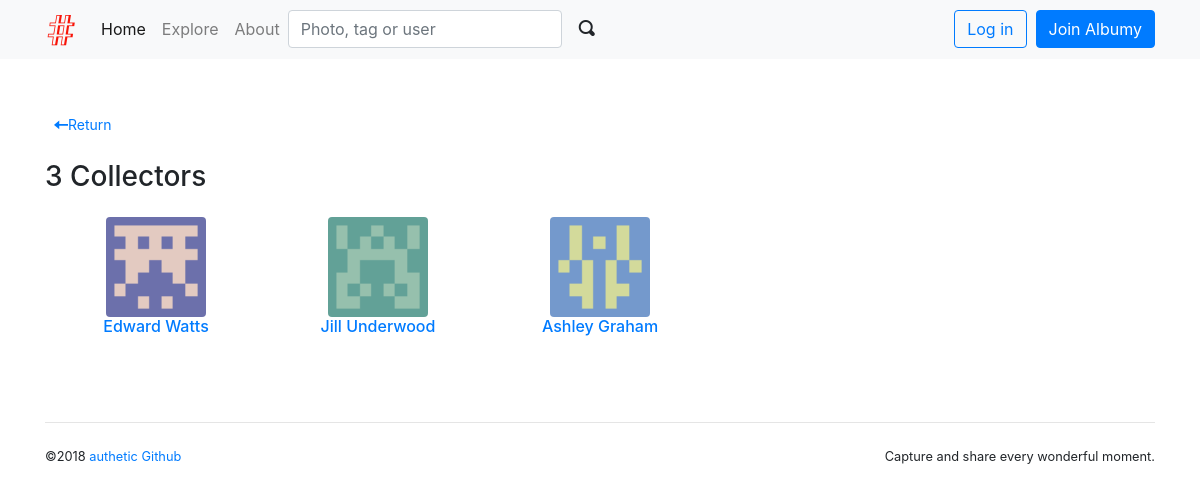
Screenshot of /photo/19/collectors with the database file from the repository.
### albumy/models.py (models this page shows, shortened)
class Collect(db.Model):
    collector_id = db.Column(db.Integer, db.ForeignKey('user.id'), primary_key=True)
    collected_id = db.Column(db.Integer, db.ForeignKey('photo.id'), primary_key=True)
    timestamp = db.Column(db.DateTime, default=datetime.utcnow)
    collector = db.relationship('User', back_populates='collections', lazy='joined')
    collected = db.relationship('Photo', back_populates='collectors', lazy='joined')

@whooshee.register_model('username', 'name')
class User(db.Model, UserMixin):
    id = db.Column(db.Integer, primary_key=True)
    username = db.Column(db.String(20), unique=True, index=True)
    email = db.Column(db.String(254), unique=True, index=True)
    password_hash = db.Column(db.String(128))
    name = db.Column(db.String(30))
    website = db.Column(db.String(255))
    bio = db.Column(db.String(120))
    location = db.Column(db.String(50))
    member_since = db.Column(db.DateTime, default=datetime.utcnow)
    confirmed = db.Column(db.Boolean, default=False)
    avatar_s = db.Column(db.String(64))
    avatar_m = db.Column(db.String(64))
    avatar_l = db.Column(db.String(64))
    avatar_raw = db.Column(db.String(64))
    receive_comment_notification = db.Column(db.Boolean, default=True)
    receive_follow_notification = db.Column(db.Boolean, default=True)
    receive_collect_notification = db.Column(db.Boolean, default=True)
    show_collections = db.Column(db.Boolean, default=True)
    locked = db.Column(db.Boolean, default=False)
    active = db.Column(db.Boolean, default=True)
    role_id = db.Column(db.Integer, db.ForeignKey('role.id'))
    role = db.relationship('Role', back_populates='users')
    photos = db.relationship('Photo', back_populates='author', cascade='all')
    collections = db.relationship('Collect', back_populates='collector', cascade='all')
    following = db.relationship('Follow', foreign_keys=[Follow.follower_id], back_populates=
                                'follower', lazy='dynamic', cascade='all')
    followers = db.relationship('Follow', foreign_keys=[Follow.followed_id], back_populates=
                                'followed', lazy='dynamic', cascade='all')
    notifications = db.relationship('Notification', back_populates='receiver',
                                    cascade='all')

### albumy/blueprints/main.py (the view)
@main_bp.route('/photo/<int:photo_id>/collectors')
def show_collectors(photo_id):
    photo = Photo.query.get_or_404(photo_id)
    page = request.args.get('page', 1, type=int)
    per_page = current_app.config['ALBUMY_USER_PER_PAGE']
    pagination = Collect.query.with_parent(photo).order_by(Collect.timestamp.asc()).paginate(
                                                page, per_page)
    collects = pagination.items
    return render_template('main/collectors.html', collects=collects, photo=photo, pagination=pagination)

### albumy/__init__.py (called while the page is built)
def register_template_context(app):
    @app.context_processor
    def make_template_context():
        if current_user.is_authenticated:
            notification_count = Notification.query.with_parent(current_user).filter_by(is_read=False).count()
        else:
            notification_count = None
        return dict(notification_count=notification_count)

### albumy/templates/main/collectors.html (shortened to what this page needs)
{% extends 'base.html' %}
{% from 'bootstrap/pagination.html' import render_pagination %}
{% from 'macros.html' import user_card with context %}
{% block content %}
    <div class="page-header">
        <div class="row">
            <div class="col-md-12">
                <a class="btn btn-default btn-sm" href="{{ url_for('main.show_photo',
                        photo_id=photo.id)}}">
                    <span class="oi oi-arrow-left" aria-hidden="true"></span>Return
                </a>
            </div>
        </div>
    </div>
    <div class="row">
        <div class="col-md-12">
            <h3>{{ photo.collectors|length }} Collectors</h3>
            {% for collect in collects %}
                {{ user_card(user=collect.collector) }}
            {% endfor %}
        </div>
    </div>
{% endblock %}

### albumy/templates/macros.html (shortened to what this page needs)
{% macro user_card(user) %}
    <div class="user-card text-center">
        <a href="{{ url_for('user.index', username=user.username) }}">
            <img class="rounded avatar-m" src="{{ url_for('main.get_avatar', filename=
                    user.avatar_m)}}">
        </a>
        <h6>
            <a href="{{ url_for('user.index', username=user.username) }}">{{ user.name }}</a>
        </h6>
    </div>
{% endmacro %}

### albumy/static/css/style.css (style rules this page uses)
.page-header { padding-top: 20px; padding-bottom: 20px; }
.avatar-m { width: 100px; height: 100px; }
.user-card { float: left; width: 20%; max-height: 180px; padding: 1rem; margin-bottom: 2rem; border: 0; }

### rows the page displays
Collect: avatar_m (picture)
User: name "Edward Watts"
Collect: avatar_m (picture)
User: name "Jill Underwood"
Collect: avatar_m (picture)
User: name "Ashley Graham"

### other values shown
{{ photo.collectors|length }} "3"
